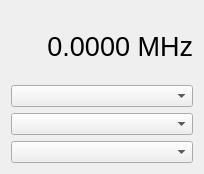
<?xml version="1.0" encoding="UTF-8"?>
<ui version="4.0">
 <class>RigWidget</class>
 <widget class="QWidget" name="RigWidget">
  <property name="geometry">
   <rect>
    <x>0</x>
    <y>0</y>
    <width>204</width>
    <height>174</height>
   </rect>
  </property>
  <property name="windowTitle">
   <string>Form</string>
  </property>
  <layout class="QVBoxLayout" name="verticalLayout">
   <item>
    <layout class="QHBoxLayout" name="horizontalLayout_2">
     <item>
      <widget class="QLabel" name="modeLabel">
       <property name="maximumSize">
        <size>
         <width>80</width>
         <height>16777215</height>
        </size>
       </property>
       <property name="text">
        <string/>
       </property>
      </widget>
     </item>
     <item>
      <widget class="QLabel" name="vfoLabel">
       <property name="maximumSize">
        <size>
         <width>60</width>
         <height>16777215</height>
        </size>
       </property>
       <property name="text">
        <string/>
       </property>
      </widget>
     </item>
     <item>
      <widget class="QLabel" name="pwrLabel">
       <property name="maximumSize">
        <size>
         <width>16777215</width>
         <height>16777215</height>
        </size>
       </property>
       <property name="text">
        <string/>
       </property>
      </widget>
     </item>
    </layout>
   </item>
   <item>
    <widget class="QLabel" name="freqLabel">
     <property name="font">
      <font>
       <pointsize>20</pointsize>
      </font>
     </property>
     <property name="text">
      <string>0.0000 MHz</string>
     </property>
     <property name="alignment">
      <set>Qt::AlignRight|Qt::AlignTrailing|Qt::AlignVCenter</set>
     </property>
    </widget>
   </item>
   <item>
    <spacer name="verticalSpacer">
     <property name="orientation">
      <enum>Qt::Vertical</enum>
     </property>
     <property name="sizeHint" stdset="0">
      <size>
       <width>20</width>
       <height>40</height>
      </size>
     </property>
    </spacer>
   </item>
   <item>
    <widget class="QComboBox" name="rigProfilCombo"/>
   </item>
   <item>
    <widget class="QComboBox" name="bandComboBox"/>
   </item>
   <item>
    <widget class="QComboBox" name="modeComboBox"/>
   </item>
  </layout>
 </widget>
 <resources/>
 <connections>
  <connection>
   <sender>rigProfilCombo</sender>
   <signal>currentIndexChanged(QString)</signal>
   <receiver>RigWidget</receiver>
   <slot>rigProfileComboChanged(QString)</slot>
   <hints>
    <hint type="sourcelabel">
     <x>69</x>
     <y>88</y>
    </hint>
    <hint type="destinationlabel">
     <x>102</x>
     <y>54</y>
    </hint>
   </hints>
  </connection>
  <connection>
   <sender>bandComboBox</sender>
   <signal>currentIndexChanged(QString)</signal>
   <receiver>RigWidget</receiver>
   <slot>bandComboChanged(QString)</slot>
   <hints>
    <hint type="sourcelabel">
     <x>209</x>
     <y>250</y>
    </hint>
    <hint type="destinationlabel">
     <x>209</x>
     <y>135</y>
    </hint>
   </hints>
  </connection>
  <connection>
   <sender>modeComboBox</sender>
   <signal>currentIndexChanged(QString)</signal>
   <receiver>RigWidget</receiver>
   <slot>modeComboChanged(QString)</slot>
   <hints>
    <hint type="sourcelabel">
     <x>101</x>
     <y>152</y>
    </hint>
    <hint type="destinationlabel">
     <x>101</x>
     <y>86</y>
    </hint>
   </hints>
  </connection>
 </connections>
 <slots>
  <slot>rigProfileComboChanged(QString)</slot>
  <slot>bandComboChanged(QString)</slot>
  <slot>modeComboChanged(QString)</slot>
 </slots>
</ui>
